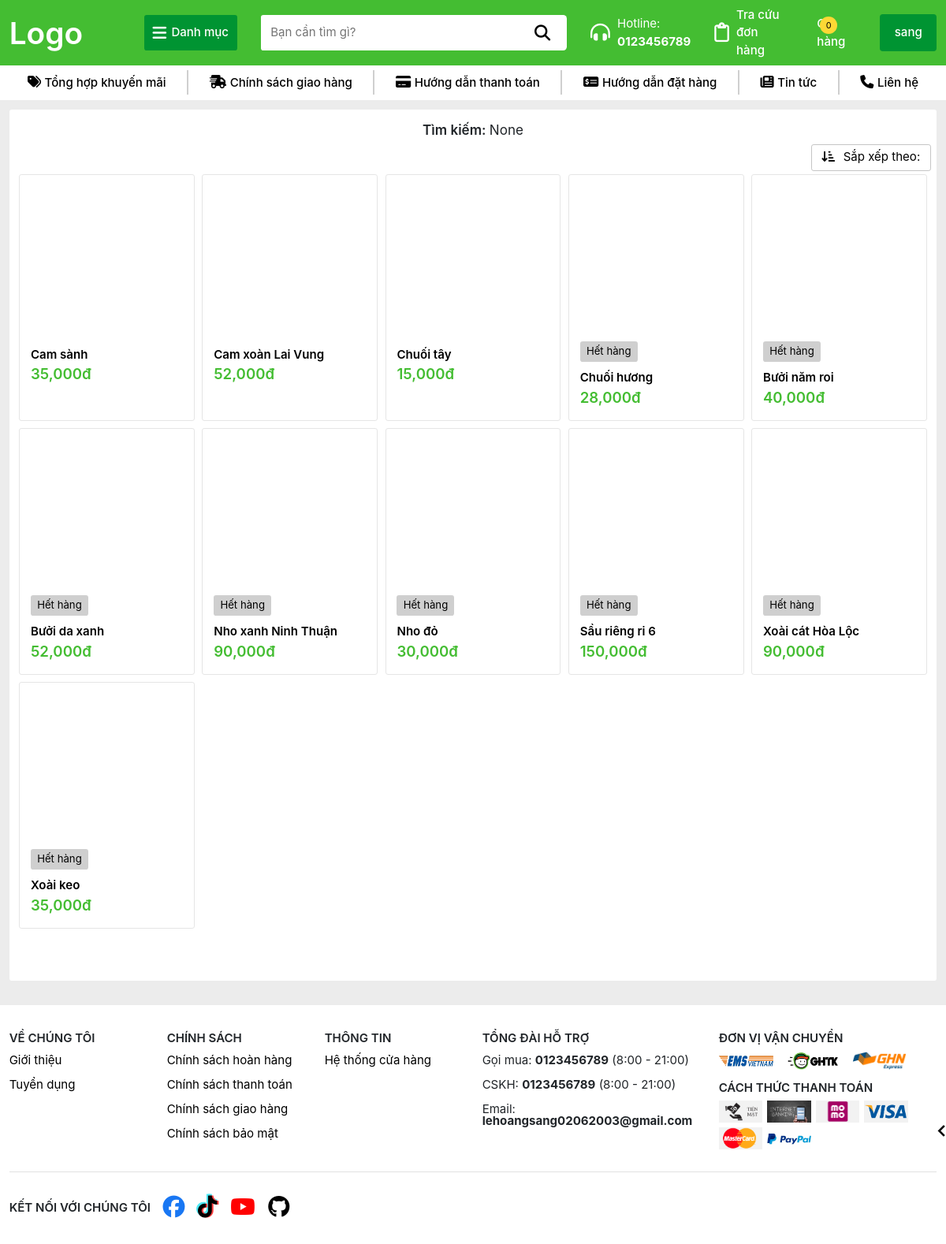
The app's page /timkiem/ (signed in) with its own data.
### TraiCay/models.py (models this page shows, shortened)
class SanPham(models.Model):
    MaSP = models.CharField(max_length=10, primary_key=True)
    MaLoai = models.ForeignKey(Loai, on_delete=models.SET_NULL, null=True)
    TenSP = models.CharField(max_length=100, unique=True)
    DonGia = models.DecimalField(max_digits=10, decimal_places=2)
    MoTa = models.TextField()
    def HinhAnh(self):
        hinhanhsp = self.hinhanhsp_set.first()
        return hinhanhsp.HinhAnh if hinhanhsp else None
    def TonKho(self):
        return sum([chitiet.SoLuongTon for chitiet in self.chitietkho_set.all()])

### TraiCay/views.py (the view)
# urls.py: path('timkiem/', views.tim_kiem, name='TimKiem'),
def tim_kiem(request):
    query = request.GET.get('q')
    if query:
        sanpham = SanPham.objects.filter(TenSP__icontains=query)
    else:
        sanpham = SanPham.objects.all()
    limit = 20
    page = request.GET.get('page', 1)
    sanpham_paginator = Paginator(sanpham, limit)
    try:
        sanpham_page = sanpham_paginator.get_page(page)
    except PageNotAnInteger:
        sanpham_page = sanpham_paginator.get_page(1)
    except EmtyPage:
        sanpham_page = sanpham_paginator.get_page(sanpham_paginator.num_pages)
    current_page = sanpham_page.number
    num_pages = sanpham_paginator.num_pages
    page_range = sanpham_paginator.page_range
    previous_page = current_page - 1
    next_page = current_page + 1
    start_page = current_page - 1 if current_page > 1 else 1
    end_page = current_page + 1 if current_page < num_pages else num_pages
    context = {
        'value': query,
        'Fruits': sanpham_page,
        'current_page': current_page,
        'num_pages': num_pages,
        'page_range': page_range,
        'previous_page': previous_page,
        'next_page': next_page,
        'start_page': start_page,
        'end_page': end_page,
    }
    return render(request, 'timkiem.html', context)

### TraiCay/templates/timkiem.html (shortened to what this page needs)
{% extends 'layout/base.html' %}
{% block content %}
    {% load humanize %}
    {% load static %}
<section class="search-list">
    <div class="search-value d-flex align-items-center justify-content-center">
        <h3>
            Tìm kiếm:
            <span>{{value}}</span>
        </h3>
    </div>
    {% if not Fruits %}
        <div class="search-error d-flex flex-column align-items-center">
            <div class="error-search-image d-flex justify-content-center">
                <img src="{% static 'images/emotes/genshin-impact-emote.png' %}" alt="" />
            </div>
            <form action="/timkiem" method="GET" class="form-search-error d-flex">
                <input type="search" class="input-search-error" name="q" value="{{value}}" placeholder="Tìm kiếm" />
                <button class="submit-search-error" type="submit">Tìm kiếm</button>
            </form>
            <div class="error-search-message d-flex flex-column align-items-center">
                <span>
                    Rất tiếc, chúng tôi không tìm thấy kết quả cho từ khóa của bạn
                </span>
                <span>
                    Vui lòng kiểm tra chính tả, sử dụng các từ tổng quát hơn và thử lại!
                </span>
            </div>
        </div>
    {% else %}
        <div class="sort-dropdown-box d-flex justify-content-end">
            <div class="sort-dropdown">
                <button class="sort-dropdown-btn">
                    <i class="fa-solid fa-arrow-down-short-wide"></i>
                    Sắp xếp theo:
                </button>
            </div>
        </div>
        <div class="product-search-item-list">
            {% for fruit in Fruits %}
                <div class="product-search-item">
                    <div class="product-box">
                        <a href="/sanpham/{{fruit.MaSP}}" class="product-link">
                            <div class="product-image lazy-loading">
                            </div>
                        </a>
                        {% if fruit.TonKho <= 0 %}
                            <div class="out-of-stock mt-1 text-center">
                                Hết hàng
                            </div>
                        {% endif %}
                        <a href="/sanpham/{{fruit.MaSP}}" class="product-link">
                            <div class="product-name">
                                {{fruit.TenSP}}
                            </div>
                        </a>
                        <div class="product-price d-flex align-items-center">
                            <span>{{ fruit.DonGia|floatformat:"0"|intcomma }}đ</span>
                        </div>
                    </div>
                </div>
            {% endfor %}
        </div>
    {% endif %}
</section>
{% endblock %}

### TraiCay/templates/layout/base.html (shortened to what this page needs)
<!DOCTYPE html>
<html lang="en">
<head>
    {% load static %}
    <link rel="stylesheet" href="https://cdnjs.cloudflare.com/ajax/libs/font-awesome/6.4.2/css/all.min.css"
 />
    <link href='https://unpkg.com/boxicons@2.1.4/css/boxicons.min.css' rel='stylesheet'>
    <link href="https://cdn.jsdelivr.net/npm/bootstrap@5.3.1/dist/css/bootstrap.min.css" rel="stylesheet"
>
    <link rel="stylesheet" type="text/css" href="https://cdn.jsdelivr.net/npm/slick-carousel@1.8.1/slick/slick.css" />
    <link rel="stylesheet" type="text/css" href="{% static 'css/home.css' %}" />
    <link rel="stylesheet" type="text/css" href="{% static 'css/style.css' %}" />
    <link rel="stylesheet" type="text/css" href="{% static 'css/collections.css' %}" />
    <link rel="stylesheet" type="text/css" href="{% static 'css/product.css' %}" />
    <link rel="stylesheet" type="text/css" href="{% static 'css/account.css' %}" />
    <link rel="stylesheet" type="text/css" href="{% static 'css/cart.css' %}" />
</head>
<body>
    <header>
        <div class="container-xxl">
            <div id="header">
                <div class="header-box">
                    <a href="\" class="logo">
                        <span>Logo</span>
                    </a>
                </div>
                <div class="categories-btn">
                    <i class="fa-solid fa-bars"></i>
                    <span>Danh mục</span>
                </div>
                <div class="search d-flex align-items-center">
                    <form action="/timkiem" method="GET" class="search-form">
                        <input type="text" id="search" name="q" class="search-box" placeholder="Bạn cần tìm gì?" required autocomplete="off" />
                        <button type="submit" class="search-btn"><i class="fa-solid fa-magnifying-glass"></i></button>
                    </form>
                </div>
                <div class="header-hotline">
                    <i class="fa-solid fa-headphones-simple header-icon"></i>
                    <span>
                        Hotline: <br />
                        <b>0123456789</b>
                    </span>
                </div>
                <div class="order-check">
                    <a href="/taikhoan#orders">
                        <i class="fa-regular fa-clipboard header-icon"></i>
                        <span>Tra cứu đơn hàng</span>
                    </a>
                </div>
                <div class="header-btn">
                    <div class="cart-btn">
                        <a href="/giohang">
                            <div class="cart-count-holder">
                                <div class="cart-count">0</div>
                            </div>
                            <span>Giỏ <br>hàng</span>
                        </a>
                    </div>
                </div>
                <div class="login-btn-box position-relative">
                    <div class="login-btn">
                        {% if user.is_authenticated %}
                            <a href="/taikhoan" class="logged-link">
                                <span>{{user.username}}</span>
                            </a>
                        {% endif %}
                    </div>
                </div>
            </div>
        </div>
    </header>
    <nav>
        <div class="container-xxl">
            <div class="navigation">
                <a href="javascript:void(0)" class="nav-item">
                    <i class="fa-solid fa-tags nav-icon"></i>
                    <span>Tổng hợp khuyến mãi</span>
                </a>
                <div class="nav-break"></div>
                <a href="javascript:void(0)" class="nav-item">
                    <i class="fa-solid fa-truck-fast nav-icon"></i>
                    <span>Chính sách giao hàng</span>
                </a>
                <div class="nav-break"></div>
                <a href="javascript:void(0)" class="nav-item">
                    <i class="fa-solid fa-credit-card nav-icon"></i>
                    <span>Hướng dẫn thanh toán</span>
                </a>
                <div class="nav-break"></div>
                <a href="javascript:void(0)" class="nav-item">
                    <i class="fa-solid fa-money-check-dollar nav-icon"></i>
                    <span>Hướng dẫn đặt hàng</span>
                </a>
                <div class="nav-break"></div>
                <a href="javascript:void(0)" class="nav-item">
                    <i class="fa-solid fa-newspaper nav-icon"></i>
                    <span>Tin tức</span>
                </a>
                <div class="nav-break"></div>
                <a href="/about" class="nav-item">
                    <i class="fa-solid fa-phone nav-icon"></i>
                    <span>Liên hệ</span>
                </a>
            </div>
        </div>
    </nav>
    <main>
        <div class="container-xxl">
            {% block content %}
            {% endblock %}
        </div>
    </main>
    <footer>
        <div class="container-xxl">
            <div class="row">
                <div class="col-sm-12 col-md-6 col-lg-2">
                    <div class="footer-col">
                        <div class="footer-title d-flex justify-content-between">
                            VỀ CHÚNG TÔI
                        </div>
                        <div class="footer-content">
                            <a href="/about">Giới thiệu</a>
                            <a href="javascript:void(0)">Tuyển dụng</a>
                        </div>
                    </div>
                </div>
                <div class="col-sm-12 col-md-6 col-lg-2">
                    <div class="footer-col">
                        <div class="footer-title d-flex justify-content-between">
                            CHÍNH SÁCH
                        </div>
                        <div class="footer-content">
                            <a href="javascript:void(0)">Chính sách hoàn hàng</a>
                            <a href="javascript:void(0)">Chính sách thanh toán</a>
                            <a href="javascript:void(0)">Chính sách giao hàng</a>
                            <a href="javascript:void(0)">Chính sách bảo mật</a>
                        </div>
                    </div>
                </div>
                <div class="col-sm-12 col-md-6 col-lg-2">
                    <div class="footer-col">
                        <div class="footer-title d-flex justify-content-between">
                            THÔNG TIN
                        </div>
                        <div class="footer-content">
                            <a href="javascript:void(0)">Hệ thống cửa hàng</a>
                        </div>
                    </div>
                </div>
                <div class="col-sm-12 col-md-6 col-lg-3">
                    <div class="footer-col">
                        <div class="footer-title d-flex justify-content-between">
                            TỔNG ĐÀI HỖ TRỢ
                        </div>
                        <div class="footer-content">
                            <div class="footer-list-info">
                                <p>
                                    <span>Gọi mua:</span>
                                    <span>0123456789</span>
                                    <span>(8:00 - 21:00)</span>
                                </p>
                                <p>
                                    <span>CSKH:</span>
                                    <span>0123456789</span>
                                    <span>(8:00 - 21:00)</span>
                                </p>
                                <p>
                                    <span>Email:</span>
                                    <span>lehoangsang02062003@gmail.com</span>
                                </p>
                            </div>
                        </div>
                    </div>
                </div>
                <div class="col-sm-12 col-md-6 col-lg-3">
                    <div class="footer-col">
                        <div class="footer-col">
                            <div class="footer-title d-flex justify-content-between">
                                ĐƠN VỊ VẬN CHUYỂN
                            </div>
                            <div class="footer-content">
                                <div class="footer-delivery d-flex flex-wrap">
                                    <img src="{% static 'images/delivery/emsvn-logo.png' %}" alt="EMS VN" class="delivery-logo">
                                    <img src="{% static 'images/delivery/ghtk-logo.png' %}" alt="GHTK" class="delivery-logo">
                                    <img src="{% static 'images/delivery/ghn-logo.png' %}" alt="GHN" class="delivery-logo">
                                </div>
                            </div>
                        </div>
                    </div>
                    <div class="footer-col">
                        <div class="footer-col">
                            <div class="footer-title d-flex justify-content-between">
                                CÁCH THỨC THANH TOÁN
                            </div>
                            <div class="footer-content">
                                <div class="footer-paylist d-flex flex-wrap">
                                    <img src="{% static 'images/payment/cash-payment.png' %}" alt="" class="payment-item">
                                    <img src="{% static 'images/payment/internet-banking.jpg' %}" alt="..." class="payment-item">
                                    <img src="{% static 'images/payment/momo.png' %}" alt="" class="payment-item">
                                    <img src="{% static 'images/payment/visa.png' %}" alt="" class="payment-item">
                                    <img src="{% static 'images/payment/mastercard.png' %}" alt="" class="payment-item">
                                    <img src="{% static 'images/payment/paypal.jpg' %}" alt="" class="payment-item" />
                                </div>
                            </div>
                        </div>
                    </div>
                </div>
            </div>
            <div class="footer-break"></div>
            <div class="footer-bottom d-flex align-items-center">
                <div class="footer-title">
                    KẾT NỐI VỚI CHÚNG TÔI
                </div>
                <div class="social-list">
                    <a href="javascript:void(0)" class="social-link">
                        <i class="fa-brands fa-facebook social-icon"></i>
                    </a>
                    <a href="javascript:void(0)" class="social-link">
                        <i class="fa-brands fa-tiktok social-icon"></i>
                    </a>
                    <a href="javascript:void(0)" class="social-link">
                        <i class="fa-brands fa-youtube social-icon"></i>
                    </a>
                    <a href="javascript:void(0)" class="social-link">
                        <i class="fa-brands fa-github social-icon"></i>
                    </a>
                </div>
            </div>
        </div>
    </footer>
    <section class="change-theme position-fixed">
        <div class="change-theme-wrapper position-relative">
            <i class='bx bx-chevron-left toogle-theme-btn position-absolute'></i>
        </div>
    </section>
</body>
</html>

### records on screen
SanPham: TenSP "Cam sành", DonGia "35,000"
SanPham: TenSP "Cam xoàn Lai Vung", DonGia "52,000"
SanPham: TenSP "Chuối tây", DonGia "15,000"
SanPham: shows "Hết hàng", TenSP "Chuối hương", DonGia "28,000"
SanPham: shows "Hết hàng", TenSP "Bưởi năm roi", DonGia "40,000"
SanPham: shows "Hết hàng", TenSP "Bưởi da xanh", DonGia "52,000"
SanPham: shows "Hết hàng", TenSP "Nho xanh Ninh Thuận", DonGia "90,000"
SanPham: shows "Hết hàng", TenSP "Nho đỏ", DonGia "30,000"
SanPham: shows "Hết hàng", TenSP "Sầu riêng ri 6", DonGia "150,000"
SanPham: shows "Hết hàng", TenSP "Xoài cát Hòa Lộc", DonGia "90,000"
SanPham: shows "Hết hàng", TenSP "Xoài keo", DonGia "35,000"

### other values on screen
{{ user.username }} "sang"
{{ value }} "None"
